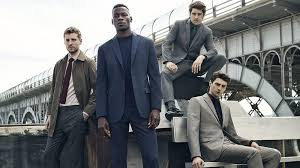
#> input picture images/img6.jpeg, 300 x 168 px
$ python contours.py
#> lines starting #> are read from the running program, lines starting #| are printed output that depends on the picture; after the words box and inside, x2 and y2 are one past the last pixel; in counts of white or black regions, pixels touching at a corner belong together
import cv2 as cv
import numpy as np

img = cv.imread('./images/img6.jpeg')
#> img is the input picture: shape (168, 300, 3); mean B, G, R 123.6, 122.2, 119.5
img = cv.resize(img,(500,500))
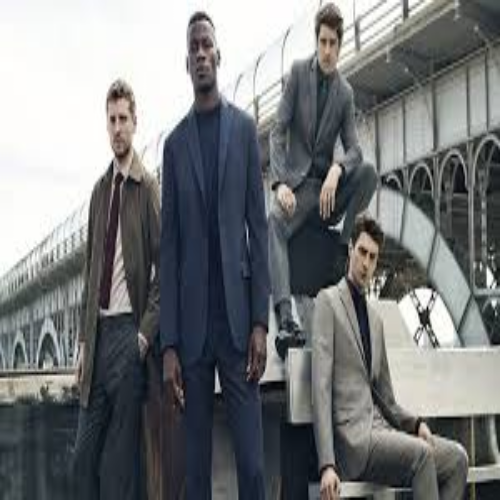
#> img: shape (500, 500, 3); mean B, G, R 123.5, 122.1, 119.4

blank = np.zeros(img.shape,dtype='uint8')

gray = cv.cvtColor(img,cv.COLOR_BGR2GRAY)
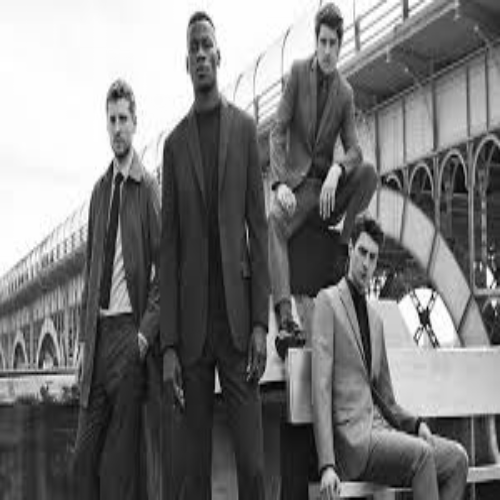
#> gray: shape (500, 500); min 0, max 255, mean 121.5

blur = cv.GaussianBlur(gray,(5,5),cv.BORDER_DEFAULT)
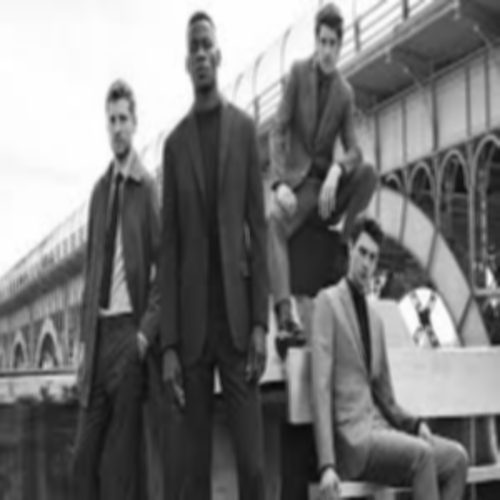
#> blur: shape (500, 500); min 8, max 255, mean 121.5
cv.imshow('blur',blur)

canny = cv.Canny(blur,125,175)
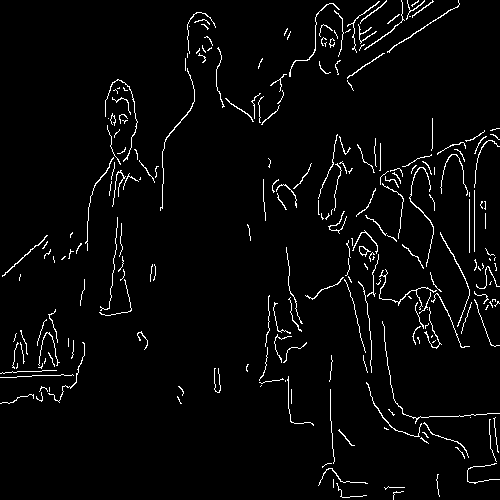
#> canny: shape (500, 500); 3.2% white in thin lines or dots


# converting an image into binary

# ret,thresh = cv.threshold(gray,125,255,cv.THRESH_BINARY)

contours,hierarchies = cv.findContours(canny,cv.RETR_LIST,cv.CHAIN_APPROX_SIMPLE)
#> contours = 238 contours, 220 with area under 20; largest, box (x1, y1, x2, y2) and area: (359, 246, 371, 257) 55, (359, 246, 368, 255) 45, (387, 0, 460, 53) 40, (409, 167, 434, 267) 36, (2, 235, 48, 277) 34

cv.drawContours(blank,contours,-1,(0,0,255),thickness=1)
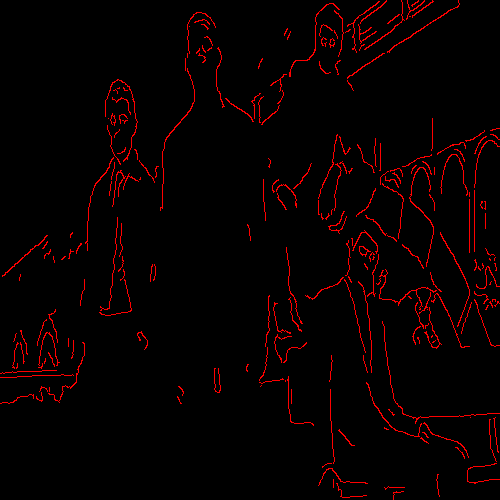
#> blank: shape (500, 500, 3); mean of channels 0, 1, 2 0, 0, 8.2; drawn as B, G, R
cv.imshow("contours_drawn",blank)

print(f'{len(contours)} contours found in the image')
#| 238 contours found in the image

cv.imshow('img',canny)


cv.waitKey(0)
cv.destroyAllWindows()

$ run again, with images/img1.jpeg copied over images/img6.jpeg
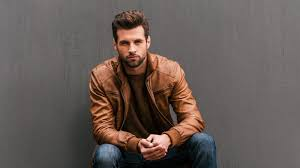
#> input picture images/img1.jpeg, 300 x 168 px
#> img is the input picture: shape (168, 300, 3); mean B, G, R 85.8, 90.2, 101.2
#> img: shape (500, 500, 3)
#> `canny = cv.Canny(blur,125,175)`:
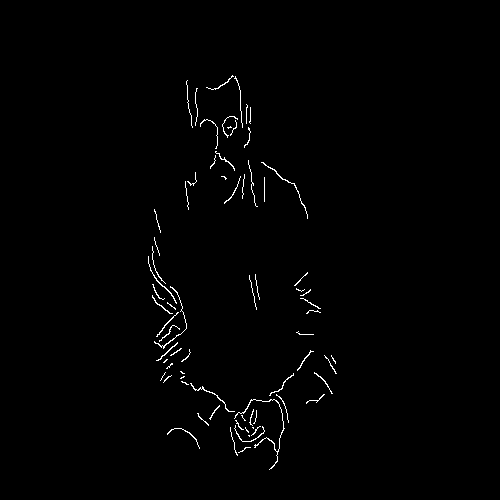
#> canny: shape (500, 500); 0.91% white in thin lines or dots, all inside (x1, y1, x2, y2) = (148, 75, 337, 470)
#> contours = 72 contours, 67 with area under 20; largest, box (x1, y1, x2, y2) and area: (234, 399, 285, 470) 39, (261, 162, 308, 219) 26, (190, 383, 235, 412) 25, (148, 256, 177, 304) 23, (154, 286, 187, 349) 22
#> `cv.drawContours(blank,contours,-1,(0,0,255),thickness=1)`:
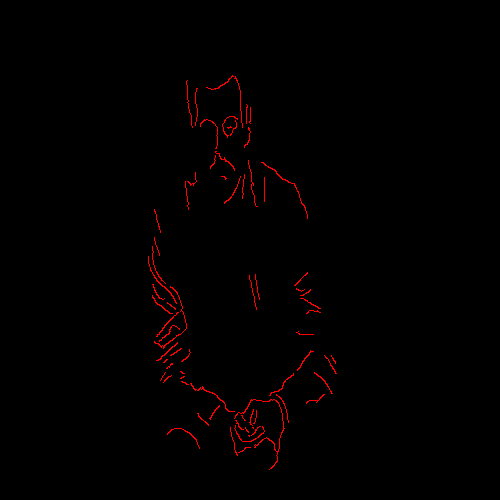
#> blank: shape (500, 500, 3); mean of channels 0, 1, 2 0, 0, 2.3; drawn as B, G, R
#| 72 contours found in the image

$ run again, with images/img2.jpeg copied over images/img6.jpeg
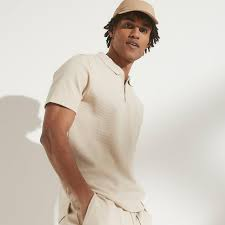
#> input picture images/img2.jpeg, 225 x 225 px
#> img is the input picture: shape (225, 225, 3); mean B, G, R 191.7, 201.9, 210.8
#> img: shape (500, 500, 3)
#> `gray = cv.cvtColor(img,cv.COLOR_BGR2GRAY)`:
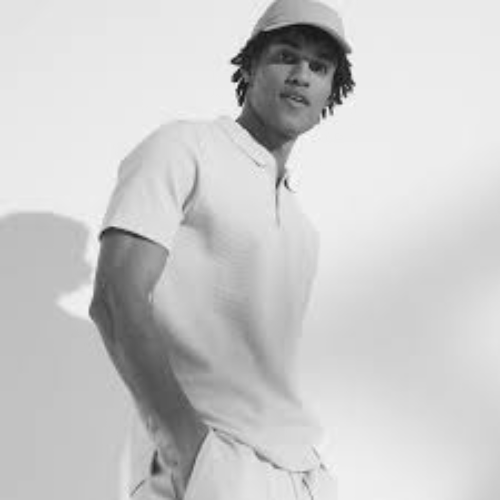
#> gray: shape (500, 500); min 13, max 251, mean 203.3
#> `canny = cv.Canny(blur,125,175)`:
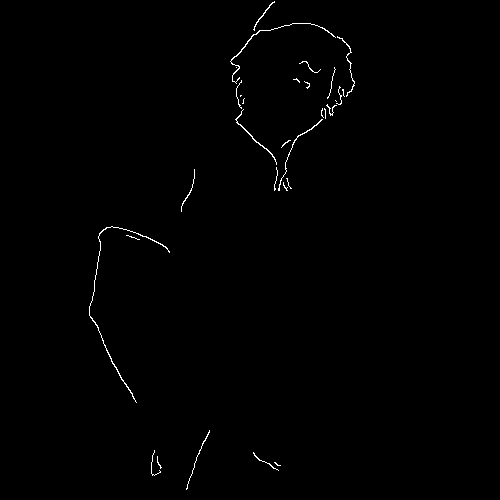
#> canny: shape (500, 500); 0.55% white in thin lines or dots, all inside (x1, y1, x2, y2) = (89, 1, 355, 490)
#> contours = 31 contours, 25 with area under 20; largest, box (x1, y1, x2, y2) and area: (89, 226, 170, 403) 61, (230, 23, 336, 84) 45, (235, 109, 277, 165) 41, (278, 119, 323, 191) 28, (337, 36, 355, 97) 22, (253, 1, 275, 31) 20
#| 31 contours found in the image

$ run again, with images/img3.jpeg copied over images/img6.jpeg
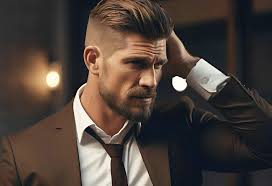
#> input picture images/img3.jpeg, 272 x 186 px
#> img is the input picture: shape (186, 272, 3); mean B, G, R 57.9, 64.4, 75.9
#> img: shape (500, 500, 3)
#> `canny = cv.Canny(blur,125,175)`:
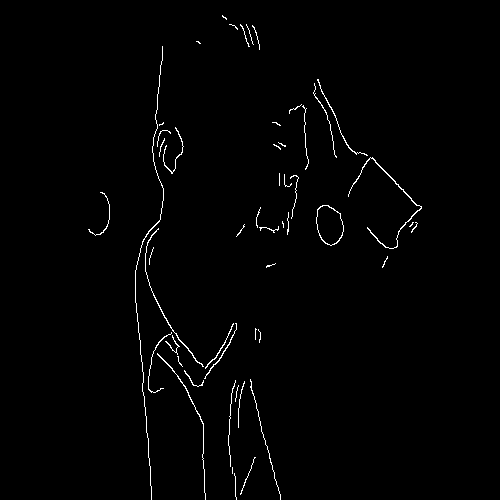
#> canny: shape (500, 500); 1.2% white in thin lines or dots, all inside (x1, y1, x2, y2) = (88, 15, 422, 500)
#> contours = 52 contours, 43 with area under 20; largest, box (x1, y1, x2, y2) and area: (316, 205, 344, 246) 818, (316, 205, 344, 246) 792, (348, 157, 422, 249) 94, (145, 228, 204, 367) 54, (157, 353, 206, 500) 39
#> `cv.drawContours(blank,contours,-1,(0,0,255),thickness=1)`:
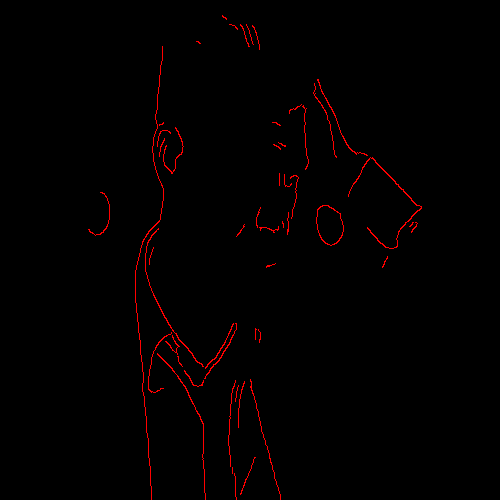
#> blank: shape (500, 500, 3); mean of channels 0, 1, 2 0, 0, 3; drawn as B, G, R
#| 52 contours found in the image
